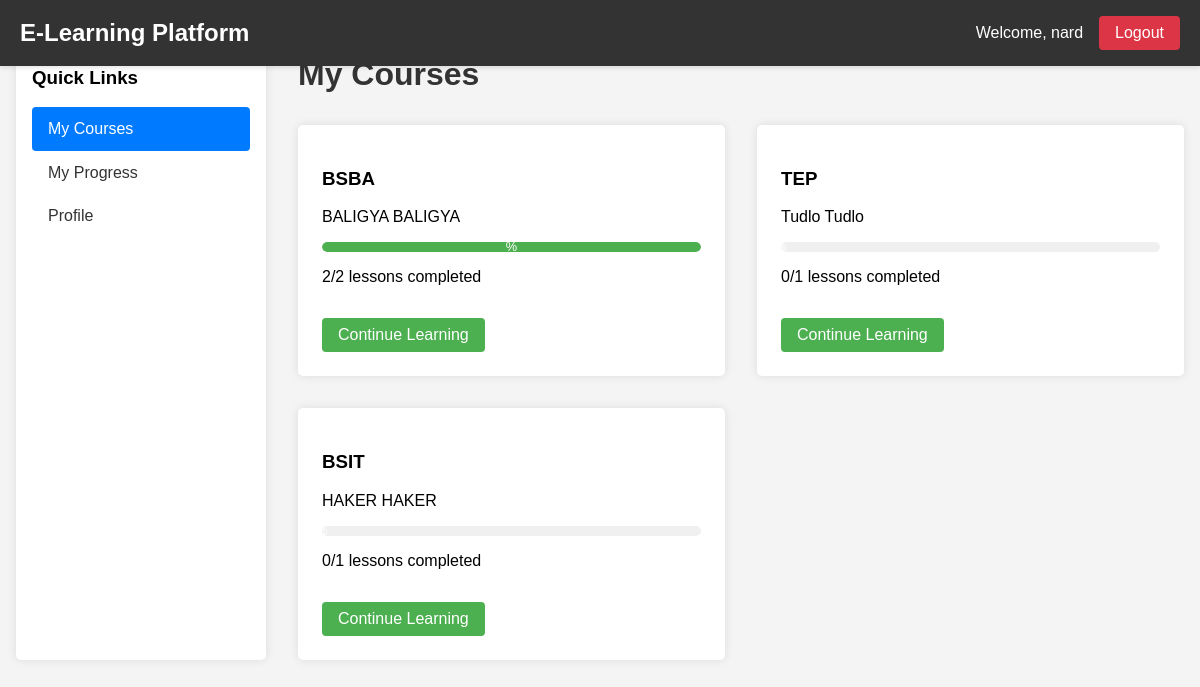
Page /dashboard.php (signed in) on the committed database.
### tables this page shows
CREATE TABLE `courses` (
  `id` int(11) NOT NULL,
  `title` varchar(200) NOT NULL,
  `description` text DEFAULT NULL,
  `created_at` timestamp NOT NULL DEFAULT current_timestamp()
);

### dashboard.php (the view, shortened to what this page needs)
<?php
require_once 'config/database.php';
$sql = "SELECT c.*,
        (SELECT COUNT(*) FROM lessons WHERE course_id = c.id) as total_lessons,
        (SELECT COUNT(*) FROM progress p
         JOIN lessons l ON p.lesson_id = l.id
         WHERE l.course_id = c.id AND p.student_id = ? AND p.completed = 1) as completed_lessons
        FROM courses c";
$stmt = $conn->prepare($sql);
$stmt->bind_param("i", $_SESSION['user_id']);
$stmt->execute();
$courses = $stmt->get_result();
?>
<!DOCTYPE html>
<html lang="en">
<head>
    <link rel="stylesheet" href="css/style.css">
    <link rel="stylesheet" href="css/dashboard.css">
</head>
<body>
    <nav class="navbar">
        <div class="container">
            <h1>E-Learning Platform</h1>
            <div class="nav-right">
                <span>Welcome, <?php echo htmlspecialchars($_SESSION['name']); ?></span>
                <a href="logout.php" class="btn-logout">Logout</a>
            </div>
        </div>
    </nav>
    <div class="container">
        <div class="dashboard-grid">
            <div class="dashboard-sidebar">
                <h3>Quick Links</h3>
                <ul>
                    <li><a href="dashboard.php" class="active">My Courses</a></li>
                    <li><a href="progress.php">My Progress</a></li>
                    <li><a href="profile.php">Profile</a></li>
                </ul>
            </div>
            <div class="dashboard-main">
                <h2>My Courses</h2>
                <div class="courses-grid">
                    <?php while ($course = $courses->fetch_assoc()) { ?>
                        <div class="course-card">
                            <h3><?php echo htmlspecialchars($course['title']); ?></h3>
                            <p><?php echo htmlspecialchars($course['description']); ?></p>
                            <div class="progress-bar">
                                <?php
                                $progress = ($course['total_lessons'] > 0)
                                    ? ($course['completed_lessons'] / $course['total_lessons']) * 100
                                    : 0;
                                ?>
                                <div class="progress" style="width: <?php echo $progress; ?>%"></div>
                            </div>
                            <p class="progress-text">
                                <?php echo $course['completed_lessons']; ?>/<?php echo $course['total_lessons']; ?> lessons completed
                            </p>
                            <a href="view_course.php?id=<?php echo $course['id']; ?>" class="btn-continue">Continue Learning</a>
                        </div>
                    <?php } ?>
                </div>
            </div>
        </div>
    </div>
</body>
</html>

### css/style.css (style rules this page uses)
body { font-family: Arial, sans-serif; background-color: #f4f4f4; margin: 0; padding: 0; }
.container { max-width: 1200px; margin: 0 auto; padding: 20px; }
.container { max-width: 1200px; margin: 0 auto; padding: 0 1rem; }
.courses-grid { display: grid; grid-template-columns: repeat(auto-fit, minmax(300px, 1fr)); gap: 2rem; margin-top: 2rem; }
.course-card { background: white; border-radius: 5px; box-shadow: 0 2px 4px rgba(0,0,0,0.1); overflow: hidden; }
.navbar { background: #2c3e50; padding: 1rem 0; position: fixed; width: 100%; top: 0; z-index: 1000; box-shadow: 0 2px 4px rgba(0,0,0,0.1); }
.navbar .container { display: flex; justify-content: space-between; align-items: center; max-width: 1200px; margin: 0 auto; padding: 0 20px; }
.navbar h1 { color: white; margin: 0; font-size: 1.5rem; }
.nav-right { display: flex; gap: 1rem; }
.nav-right a { color: white; text-decoration: none; padding: 0.5rem 1rem; border-radius: 4px; transition: background 0.3s ease; }
.btn-logout { background: #e74c3c; }

### css/dashboard.css (style rules this page uses)
.navbar { background-color: #333; color: white; padding: 1rem 0; }
.navbar .container { display: flex; justify-content: space-between; align-items: center; }
.nav-right { display: flex; align-items: center; gap: 1rem; }
.btn-logout { color: white; text-decoration: none; padding: 0.5rem 1rem; background-color: #dc3545; border-radius: 4px; }
.dashboard-grid { display: grid; grid-template-columns: 250px 1fr; gap: 2rem; margin-top: 2rem; }
.dashboard-main h2 { font-size: 2rem; color: #333; margin-top: 1.5rem; margin-bottom: 1rem; }
.dashboard-sidebar { background-color: white; padding: 1rem; border-radius: 5px; box-shadow: 0 0 10px rgba(0,0,0,0.1); }
.dashboard-sidebar ul { list-style: none; padding: 0; }
.dashboard-sidebar ul li a { display: block; padding: 0.8rem 1rem; color: #333; text-decoration: none; border-radius: 4px; }
.dashboard-sidebar ul li a.active { background-color: #007bff; color: white; }
.courses-grid { display: grid; grid-template-columns: repeat(auto-fit, minmax(300px, 1fr)); gap: 2rem; margin-top: 2rem; }
.course-card { background-color: white; padding: 1.5rem; border-radius: 5px; box-shadow: 0 0 10px rgba(0,0,0,0.1); transition: transform 0.3s ease, box-shadow 0.3s ease; }
.progress-bar { background-color: #f0f0f0; border-radius: 10px; height: 10px; margin: 1rem 0; overflow: hidden; position: relative; }
.progress { background-color: #4CAF50; height: 100%; border-radius: 10px; transition: width 0.3s ease; position: relative; color: white; text-align: center; font-size: 0.8rem; line-height: 10px; }
.progress::after { content: attr(data-progress) "%"; position: absolute; width: 100%; height: 100%; top: 0; left: 0; display: flex; justify-content: center; align-items: center; color: white; }
.btn-continue { display: inline-block; background-color: #4CAF50; color: white; text-decoration: none; padding: 0.5rem 1rem; border-radius: 4px; margin-top: 1rem; transition: background-color 0.3s ease; }

### rows in the picture
courses: title "BSBA", description "BALIGYA BALIGYA", $progress 100 (drawn), completed_lessons "2", total_lessons "2"
courses: title "TEP", description "Tudlo Tudlo", completed_lessons "0", total_lessons "1"
courses: title "BSIT", description "HAKER HAKER", completed_lessons "0", total_lessons "1"

### other values in the picture
$_SESSION['name'] "nard"
